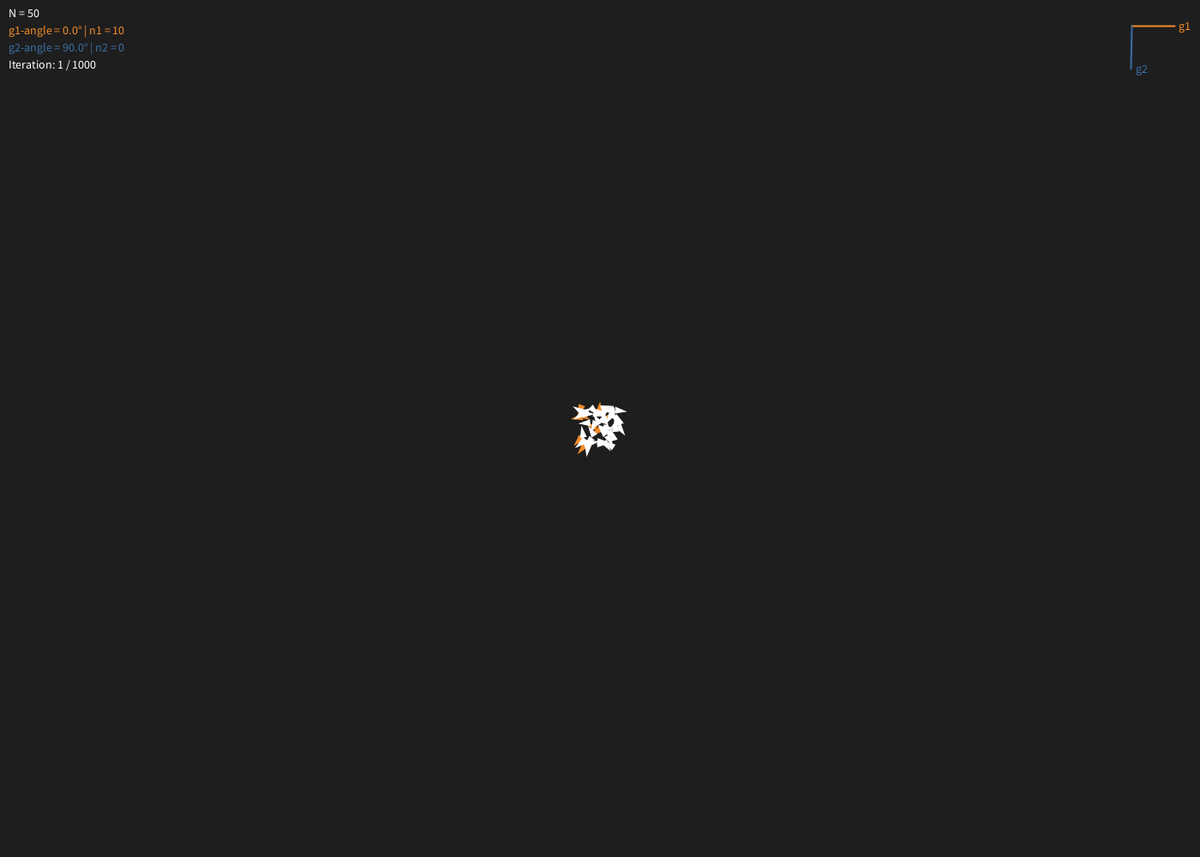
Frame 1 (no input)
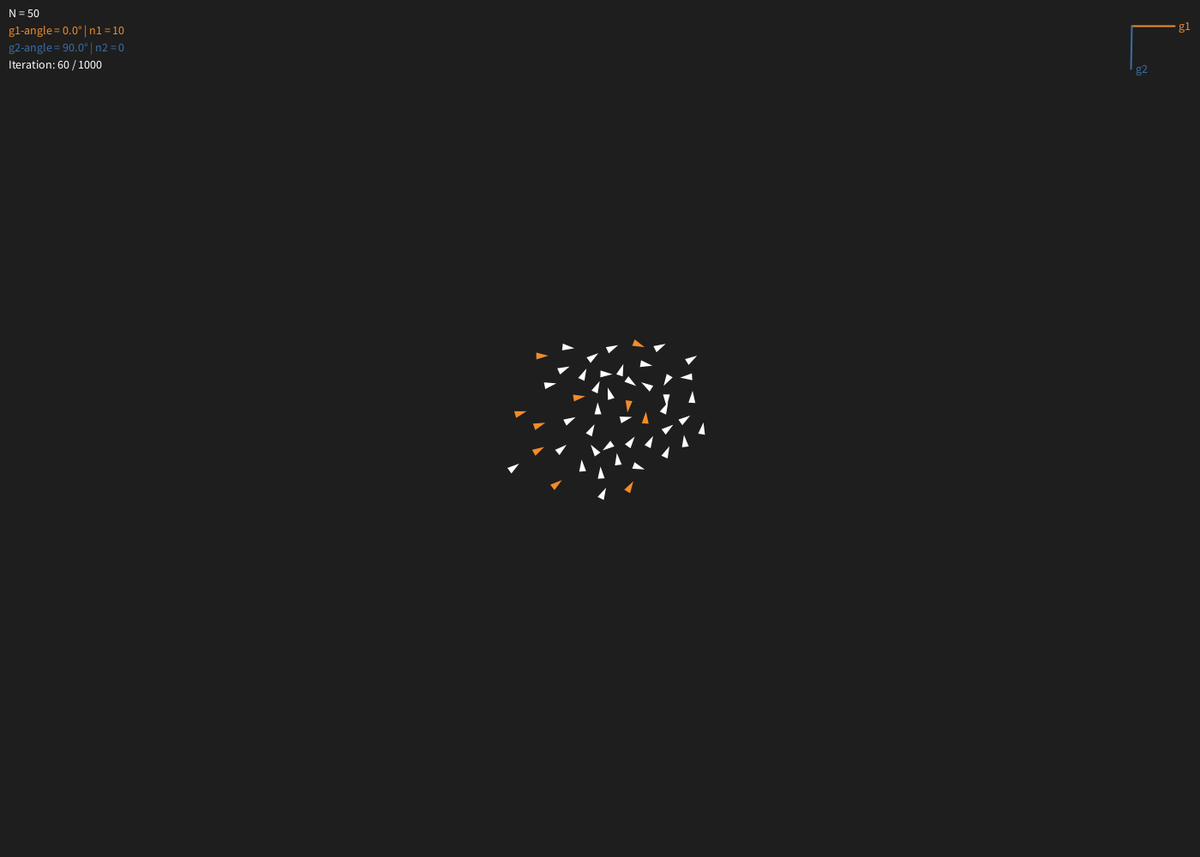
Frame 60 (the mouse pressed at the canvas centre just before this capture)
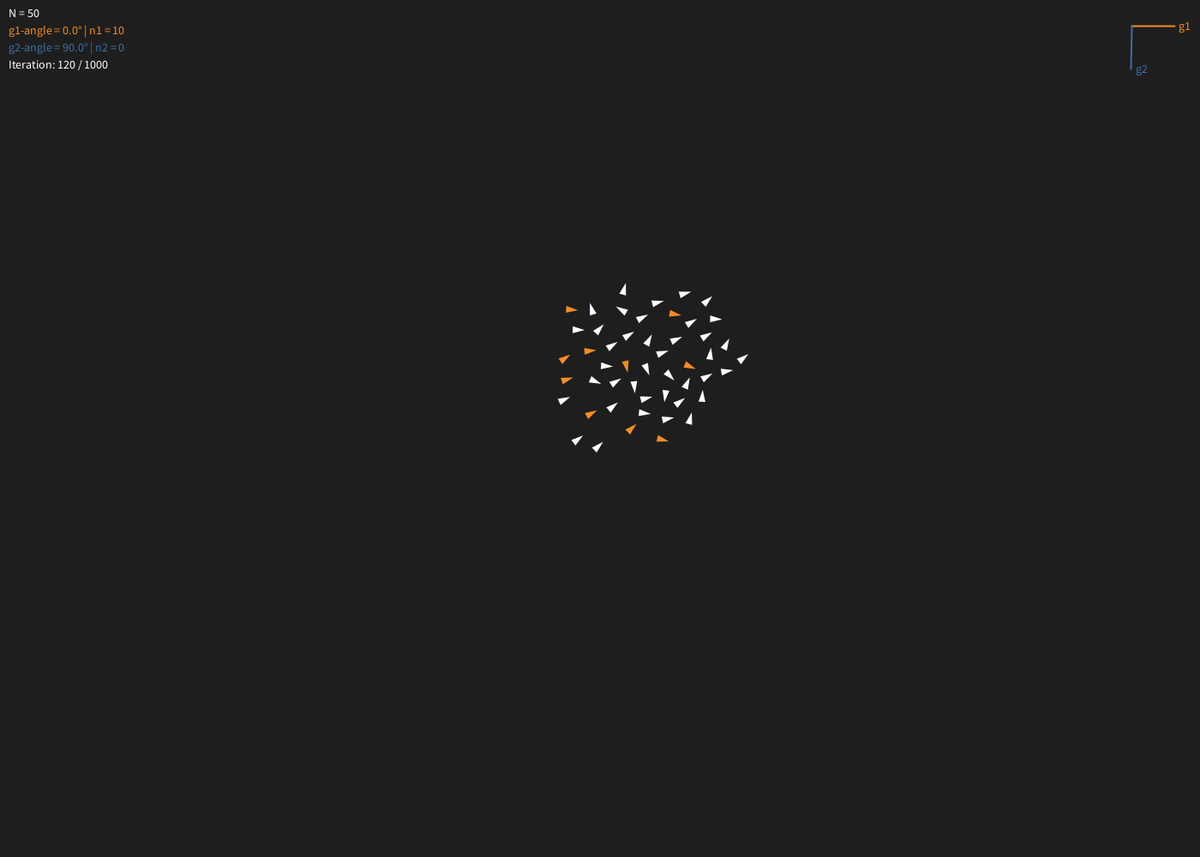
Frame 120 (the mouse held since frame 60 and released just before this capture)

The Processing sketch that drew these frames (run headless with seeded random() and noise(); from frame 60 on, the mouse is pressed at the canvas centre):

// Processing sketch: couzin_model
// ── couzin_model.pde
Flock flock;

// Parameters
int N = 50;              // total number of agents
int n1 = 10;              // number of informed agents with preference g1
int n2 = 0;              // number of informed agents with preference g2

PVector g1, g2;           // preference vectors
float angle1 = 0;         // 0°
float angle2 = radians(90); // e.g. 60° difference

boolean displayInfo = true;
int runTime = 1000; // iterations to run
int iterations = 0;

int initialBoxSize = 50; // size of initial spawning box

PVector centroid1;
PVector centroid2;
PVector groupDirection;
PVector boundingBox;
float elongationRatio;
boolean displayDirection = false;
boolean displayBoundingBox = false;

void setup() {
  size(1400, 1000);
  flock = new Flock();

  // define preference vectors
  g1 = PVector.fromAngle(angle1).normalize();
  g2 = PVector.fromAngle(angle2).normalize();

  // create agents
  for (int i = 0; i < N; i++) {
    int informed = 0;
    PVector g = new PVector(0, 0);

    if (i < n1) { // make first n1 agents informed with g1
      informed = 1;
      g = g1.copy();
    }
    else if (i < n1 + n2) { // next n2 agents informed with g2
      informed = 2;
      g = g2.copy();
    }

    float x = random(width/2 - initialBoxSize/2, width/2 + initialBoxSize/2);
    float y = random(height/2 - initialBoxSize/2, height/2 + initialBoxSize/2);

    Agent a = new Agent(x, y, informed, g);
    flock.add(a);
  }
}

void draw() {
  if (iterations >= runTime) {
    noLoop();
  } else if (frameCount == runTime - 250) {
    // store first centroid
    centroid1 = flock.calculateGroupCentroid();
    iterations++;
  } else if (frameCount == runTime-1) {
    // store second centroid and compute group direction
    centroid2 = flock.calculateGroupCentroid();
    groupDirection = computeGroupDirection(centroid1, centroid2);
    displayDirection = true;
    // compute bounding box 
    boundingBox = flock.computeBoundingBox(groupDirection, centroid2); // use second centroid as reference point
    displayBoundingBox = true;
    elongationRatio = boundingBox.x / boundingBox.y;
    iterations++;
    // print weights for debugging
    flock.printWeights();
  } else{
    iterations++;
  }
  background(30);

  flock.update();
  flock.display();


  displayInfo();
}

void displayInfo() {
  if (!displayInfo) return;

  fill(255);
  textSize(14);
  text("N = " + N, 10, 20);
  fill(242, 140, 40);
  text("g1-angle = " + degrees(angle1) + "° | n1 = " + n1, 10, 40);
  fill(58, 110, 165);
  text("g2-angle = " + degrees(angle2) + "° | n2 = " + n2, 10, 60);
  // show iteration count
  fill(255);
  text("Iteration: " + iterations + " / " + runTime, 10, 80);

  // display g1 and g2 vectors
    pushMatrix();
    translate(width - 80, 30);
    stroke(242, 140, 40);
    strokeWeight(2);
    line(0, 0, g1.x * 50, g1.y * 50);
    fill(242, 140, 40);
    text("g1", g1.x * 50 + 5, g1.y * 50 + 5);
    popMatrix();
    pushMatrix();
    translate(width - 80, 30);
    stroke(58, 110, 165);
    strokeWeight(2);
    line(0, 0, g2.x * 50, g2.y * 50);
    fill(58, 110, 165);
    text("g2", g2.x * 50 + 5, g2.y * 50 + 5);
    popMatrix();

  // display group direction
  if (displayDirection) {
    pushMatrix();
    translate(width/2, height/2);
    stroke(242, 140, 40);
    strokeWeight(4);
    line(0, 0, groupDirection.x * 100, groupDirection.y * 100);
    // arrowhead
    strokeWeight(6);
    line(groupDirection.x * 100, groupDirection.y * 100, groupDirection.x * 90 - groupDirection.y * 10, groupDirection.y * 90 + groupDirection.x * 10);
    line(groupDirection.x * 100, groupDirection.y * 100, groupDirection.x * 90 + groupDirection.y * 10, groupDirection.y * 90 - groupDirection.x * 10);
    fill(242, 140, 40);
    // make text size larger
    textSize(16);
    text("Group Direction", groupDirection.x * 50 + 50, groupDirection.y * 50 + 5);
    popMatrix();
  }

  // display bounding box
  if (displayBoundingBox) {
    pushMatrix();
    translate(centroid2.x, centroid2.y); // center the box for now
    rotate(atan2(groupDirection.y, groupDirection.x));
    strokeWeight(2);
    stroke(255, 0, 255);
    noFill();
    rectMode(CENTER);
    rect(0, 0, boundingBox.x, boundingBox.y);
    fill(255, 0, 255);
    text("Bounding Box", boundingBox.x/2 + 10, boundingBox.y/2 + 10);
    popMatrix();
    fill(255); // white for text
    text("Elongation Ratio: " + nf(elongationRatio, 1, 2), 10, 100);
  }
    

}

// Compute group direction based on movement of centroids
PVector computeGroupDirection(PVector centroid1, PVector centroid2) {
    PVector diff = periodicVector(centroid1, centroid2).normalize();
    groupDirection = diff.normalize();
    return groupDirection;
}

// periodic vector (for toroidal space)
PVector periodicVector(PVector from, PVector to) {
    float dx = to.x - from.x;
    float dy = to.y - from.y;

    if (abs(dx) > width/2)  dx = dx > 0 ? dx - width : dx + width;
    if (abs(dy) > height/2) dy = dy > 0 ? dy - height : dy + height;

    return new PVector(dx, dy);
  }

// Press 'i' to toggle info display
void keyPressed() {
    if (key == 'i' || key == 'I') {
        displayInfo = !displayInfo;
        }
}
// ── Agent.pde
class Agent {
  PVector pos;       // position
  PVector vel;       // direction * speed
  int informed;  // whether the agent is informed
  PVector g;         // preference vector (unit vector)
  
  float speed = 2.0;
  float maxTurn = 0.4;   // maximum angle per step (radians)
  // No feedback weights at this stage
  float weight_inc = 0.0; //0.008; // weight increment for informed agents # 0.012
  float weight_dec = 0.0;//0.0006; // weight decrement for uninformed agents
  float w_max = 0.45; // maximum weight for preference vector

  // Zone radii
  float R_rep = 2*12;   // zone of repulsion (alpha in Couzin 2005) (*1.5)
  float R_ori = 2.5*92;   // zone of orientation + attraction (ro in Couzin 2005) (*2.5)
  float w = 0.25;      // weight for preference vector (omega in Couzin 2005) 0.12 is good for cohesion
  float noise = 0.0;  // noise standard deviation
  color col;
  color blue = color(58, 110, 165);
  color orange = color(242, 140, 40);
  color white = color(255);

  Agent(float x, float y, int informed, PVector g) {
    pos = new PVector(x, y);
    // random initial direction
    float angle = random(TWO_PI);
    vel = PVector.fromAngle(angle);
    this.informed = informed;

    if (informed != 0) {
      this.g = g.copy().normalize();
      if (informed == 1) {
        col = orange;  
      } else if (informed == 2) {
        col = blue;  
      }
    } else {
      // non-informed (or naive) agents have no preference
      this.g = new PVector(0, 0);
      col = white;  
    }
  }

  // -------------------------------------------------------
  // UPDATE
  // -------------------------------------------------------
  void update(ArrayList<Agent> others) {

    // 1. REPULSION (highest priority)
    PVector repulsion = new PVector();
    boolean hasRepulsion = false;

    // 2. SOCIAL ZONE: ORIENTING + ATTRACTION
    PVector orientation = new PVector();
    PVector attraction = new PVector();
    int socialCount = 0;

    for (Agent o : others) {
      if (o == this) continue;

      float d = periodicDist(pos, o.pos);

      // ---------------------------
      // REPULSION
      // ---------------------------
      if (d < R_rep) {
        // periodic vector to o, then reverse it
        PVector away = periodicVector(pos, o.pos);
        away.mult(-1);
        away.normalize();
        repulsion.add(away);
        hasRepulsion = true;
      }

      // ---------------------------
      // ORIENTATION + ATTRACTION
      // ---------------------------
      else if (d < R_ori) {
        // attraction: unit vector toward neighbor (periodic!)
        PVector toNbr = periodicVector(pos, o.pos);
        toNbr.normalize();
        attraction.add(toNbr);

        // orientation: align with neighbor's heading
        //PVector oDir = o.vel.copy().normalize();
        //orientation.add(oDir);

        socialCount++;
      }
    }

    for (Agent o : others) {
   
      // include self in orientation zone
      float d = periodicDist(pos, o.pos);

      // ---------------------------
      // ORIENTATION + ATTRACTION
      // ---------------------------
      if (d < R_ori) {

        PVector oDir = o.vel.copy().normalize();
        orientation.add(oDir);

        socialCount++;
      }
    }

    // -------------------------------------------------------
    // 3. SOCIAL DECISION (before preference)
    // -------------------------------------------------------
    PVector desired;

    if (hasRepulsion) {
      // repulsion overrides all social/goal cues
      desired = repulsion.copy();
    } 
    else if (socialCount > 0) {

      // IMPORTANT:
      // Normalize attraction and orientation separately.
      // This ensures they are unit sources, not dependent on neighbor count.
      PVector att = attraction.copy();
      PVector ori = orientation.copy();
      att.normalize();
      ori.normalize();

      // Couzin 2005: attraction tends to be slightly stronger in practice,
      // so we make attraction have a bit more influence.
      desired = new PVector();
      desired.add(PVector.mult(att, 1.0));  // slightly stronger pull inward
      desired.add(PVector.mult(ori, 1.0));  // orientation weaker
      desired.normalize();
    } 
    else {
      // no neighbors → continue current heading
      desired = vel.copy().normalize();
    }

    // -------------------------------------------------------
    // 4. ADD PREFERENCE (informed individuals only)
    // -------------------------------------------------------
    if (informed != 0) {
      
      // update weight w based on feedback mechanism (increase if moving toward goal, decrease otherwise, 20 degrees threshold)
      if (angleBetweenVectors(vel, g) < radians(10) && w < w_max) {
        w += weight_inc;
      } else if(w > 0){ 
        w -= weight_dec;
      }
      w = constrain(w, 0, w_max);

      // Combine desired direction with preference vector g
      // A small w ensures the flock stays coherent.
      PVector pref = PVector.mult(g, w);
      desired.add(pref);
      desired.normalize();
    }

    // -------------------------------------------------------
    // 5. MAX TURNING RATE
    // -------------------------------------------------------
    float angleBetween = angleBetweenVectors(vel, desired);
    float sign = turnSign(vel, desired);

    if (abs(angleBetween) > maxTurn) {
      vel.rotate(sign * maxTurn);
    } else {
      vel = desired.copy();
    }

    // -------------------------------------------------------
    // 6. ADD ANGULAR NOISE
    // -------------------------------------------------------
    float noiseAngle = randomGaussian() * noise;
    vel.rotate(noiseAngle);

    vel.normalize();
    vel.mult(speed);

    // -------------------------------------------------------
    // 7. UPDATE POSITION + WRAP
    // -------------------------------------------------------
    pos.add(vel);
    wrap();
  }


  // -------------------------------------------------------
  // DISPLAY
  // -------------------------------------------------------
  void display() {
    pushMatrix();
    translate(pos.x, pos.y);

    float angle = atan2(vel.y, vel.x);
    rotate(angle);

    // draw as a small triangle
    fill(col); 
    noStroke();
    beginShape();
    vertex(8, 0);
    vertex(-6, 4);
    vertex(-6, -4);
    endShape(CLOSE);

    popMatrix();
  }

  double getW() {
    if(informed != 0) {
      return w;
    } else {
      return 0;
    }
  }

  // -------------------------------------------------------
  // HELPER FUNCTIONS
  // -------------------------------------------------------

  // Calculates the sign of the cross product → indicates which way to turn
  float turnSign(PVector a, PVector b) {
    return (a.x * b.y - a.y * b.x) > 0 ? 1 : -1;
  }

  // Help function to calculate angle between two vectors
  float angleBetweenVectors(PVector a, PVector b) {
    float dot = a.copy().normalize().dot(b.copy().normalize());
    dot = constrain(dot, -1, 1);
    return acos(dot);
  }

  // periodic distance (for toroidal space)
  float periodicDist(PVector a, PVector b) {
    float dx = abs(a.x - b.x);
    float dy = abs(a.y - b.y);

    if (dx > width/2)  dx = width - dx;
    if (dy > height/2) dy = height - dy;

    return sqrt(dx*dx + dy*dy);
  }

  // periodic vector (for toroidal space)
  PVector periodicVector(PVector from, PVector to) {
    float dx = to.x - from.x;
    float dy = to.y - from.y;

    if (abs(dx) > width/2)  dx = dx > 0 ? dx - width : dx + width;
    if (abs(dy) > height/2) dy = dy > 0 ? dy - height : dy + height;

    return new PVector(dx, dy);
  }

  // screen-wrap
  void wrap() {
    if (pos.x < 0) pos.x += width;
    if (pos.x > width) pos.x -= width;
    if (pos.y < 0) pos.y += height;
    if (pos.y > height) pos.y -= height;
  }
}

// ── Flock.pde
class Flock {
  ArrayList<Agent> agents;

  Flock() {
    agents = new ArrayList<Agent>();
  }

  void add(Agent a) {
    agents.add(a);
  }

  void update() {
    for (Agent a : agents) {
      a.update(agents);
    }
  }

  // print weights w of all agents (for debugging)
  void printWeights() {
    for (Agent a : agents) {
      
      println(a.informed + " " + a.getW());
    }
  }


  PVector calculateGroupCentroid() {
    float sumCosX = 0;
    float sumSinX = 0;
    float sumCosY = 0;
    float sumSinY = 0;

    for (Agent a : agents) {
      float angleX = (a.pos.x / width) * TWO_PI;
      float angleY = (a.pos.y / height) * TWO_PI;

      sumCosX += cos(angleX);
      sumSinX += sin(angleX);
      sumCosY += cos(angleY);
      sumSinY += sin(angleY);
    }

    float meanAngleX = atan2(sumSinX, sumCosX);
    float meanAngleY = atan2(sumSinY, sumCosY);

    // convert back to torus coordinates
    float cx = (meanAngleX / TWO_PI) * width;
    float cy = (meanAngleY / TWO_PI) * height;

    // keep inside bounds
    if (cx < 0) cx += width;
    if (cx > width) cx -= width;
    if (cy < 0) cy += height;
    if (cy > height) cy -= height;

    return new PVector(cx, cy);
 }

//  // calculate bounding box around agents along group direction
//   PVector computeBoundingBox(PVector groupDirection) {

//     float maxAlong = -Float.MAX_VALUE; // initialize to very small value
//     float minAlong = Float.MAX_VALUE;  // initialize to very large value
//     float maxPerpendicular = -Float.MAX_VALUE;
//     float minPerpendicular = Float.MAX_VALUE;
    
//     // project each agent's position onto the group direction vector
//     for (Agent a : agents) {
//       PVector toAgent = PVector.sub(a.pos, new PVector(0, 0)); // vector from origin to agent
//       float along = toAgent.dot(groupDirection);
//       float perpendicular = toAgent.cross(groupDirection).z; // 2D cross product

//       if (along > maxAlong) maxAlong = along;
//       if (along < minAlong) minAlong = along;
//       if (perpendicular > maxPerpendicular) maxPerpendicular = perpendicular;
//       if (perpendicular < minPerpendicular) minPerpendicular = perpendicular;
//     }

//     // return bounding box dimensions
//     return new PVector(maxAlong - minAlong, maxPerpendicular - minPerpendicular);

//   }
// compute minimum-image displacement on a torus

PVector toroidalDisplacement(PVector a, PVector b, float worldWidth, float worldHeight) {
  float dx = a.x - b.x;
  float dy = a.y - b.y;

  // wrap x
  if (dx >  worldWidth/2)  dx -= worldWidth;
  if (dx < -worldWidth/2)  dx += worldWidth;

  // wrap y
  if (dy >  worldHeight/2) dy -= worldHeight;
  if (dy < -worldHeight/2) dy += worldHeight;

  return new PVector(dx, dy);
}


// calculate bounding box along and perpendicular to group direction (toroidal)
PVector computeBoundingBox(PVector groupDirection, PVector centroid2) {

  // normalize to avoid projection distortion
  PVector dir = groupDirection.copy().normalize();
  PVector perp = new PVector(-dir.y, dir.x); // perpendicular direction

  // 1. Compute toroidal flock centroid (better reference point than origin)
  PVector center = centroid2;

  // 2. Find min/max extents in along/perp coordinates
  float maxAlong = -Float.MAX_VALUE;
  float minAlong =  Float.MAX_VALUE;
  float maxPerp  = -Float.MAX_VALUE;
  float minPerp  =  Float.MAX_VALUE;

  for (Agent a : agents) {
    // compute toroidal displacement from center → agent
    PVector d = toroidalDisplacement(a.pos, center, width, height);

    // project onto directions
    float along = d.dot(dir);
    float perpendicular = d.dot(perp);

    if (along > maxAlong) maxAlong = along;
    if (along < minAlong) minAlong = along;
    if (perpendicular > maxPerp) maxPerp = perpendicular;
    if (perpendicular < minPerp) minPerp = perpendicular;
  }

  return new PVector(maxAlong - minAlong, maxPerp - minPerp);
}


  void display() {
    for (Agent a : agents) {
      a.display();
    }
  }
}
